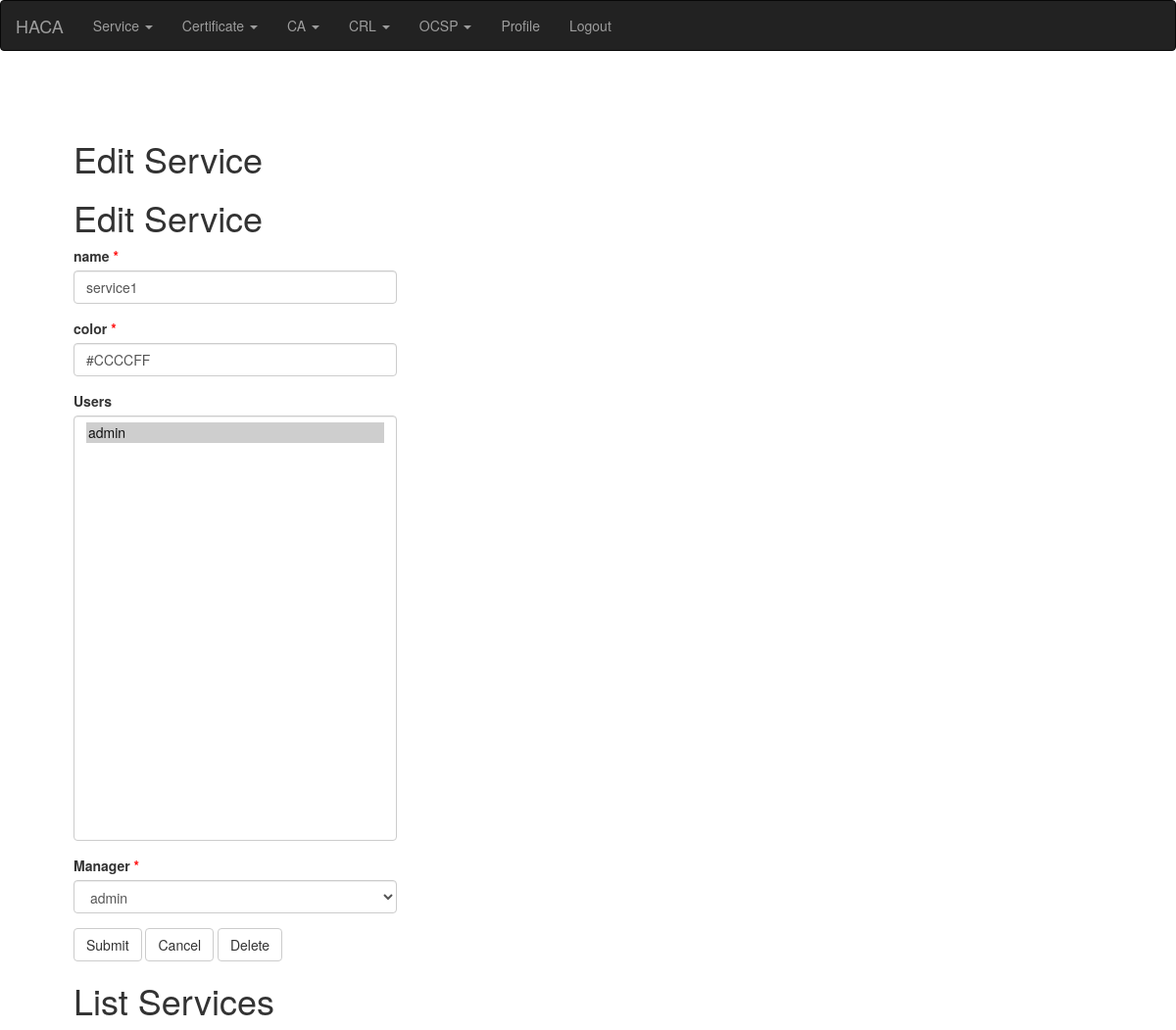
Page /service/edit?name=service1 (signed in) on the committed database.
### app/main/models.py (models this page shows, shortened)
class PaginatedAPIMixin(object):
    @staticmethod
    def to_collection_dict(query, page, per_page, endpoint, **kwargs):
        resources = query.paginate(page, per_page, False)
        print("page: %s per_page: %s endpoint %s" % (page, per_page, endpoint))
        data = {
            'items': [item.to_dict() for item in resources.items],
            '_meta': {
                'page': page,
                'per_page': per_page,
                'total_pages': resources.pages,
                'total_items': resources.total
            },
            '_links': {
                'self': url_for(endpoint, id=id, page=page, per_page=per_page,
                                **kwargs),
                'next': url_for(endpoint, id=id, page=page + 1, per_page=per_page,
                                **kwargs) if resources.has_next else None,
                'prev': url_for(endpoint, id=id, page=page - 1, per_page=per_page,
                                **kwargs) if resources.has_prev else None
            }
        }
        return data

class Service(PaginatedAPIMixin, db.Model):
    __tablename__ = "service"
    __searchable__ = ['name']
    id = db.Column(db.Integer, primary_key=True)
    name = db.Column(db.String(140), unique=True)
    updated = db.Column(db.DateTime, index=True, default=datetime.utcnow)
    color = db.Column(db.String(140))
    users = db.relationship('User', secondary=service_user)
    manager = db.relationship('User', foreign_keys='Service.manager_id')
    manager_id = db.Column(db.Integer, db.ForeignKey('user.id'))

### app/main/routes.py (the view)
@bp.route('/service/edit', methods=['GET', 'POST'])
@login_required
def service_edit():
    if 'cancel' in request.form:
        return redirect(request.referrer)
    servicename = request.args.get('name')
    service = Service.query.filter_by(name=servicename).first()
    if service is None:
        render_template('service.html', title=_('Service is not defined'))
    form = ServiceForm(formdata=request.form, obj=service)
    if request.method == 'POST' and form.validate_on_submit():
        service.users = []
        for u in form.users.data:
            user = User.query.filter_by(id=u).first()
            print("Adding: User: %s to: %s" % (user.username, service.name))
            service.users.append(user)
        service.manager = User.query.filter_by(id=form.manager.data).first()
        service.name = form.name.data
        service.color = form.color.data
        db.session.commit()
        flash(_('Your changes have been saved.'))
        return redirect(url_for('main.service_list'))
    else:
        pre_selected_users = [(su.id) for su in service.users]
        form = ServiceForm(users=pre_selected_users)
        form.manager.data = service.manager_id
        form.name.data = service.name
        form.color.data = service.color
        return render_template('service.html', title=_('Edit Service'),
                               form=form)

### app/main/forms.py
class ServiceForm(FlaskForm):
    name = StringField(_l('name'), validators=[DataRequired()])
    color = StringField(_l('color'), validators=[DataRequired()])
    users = SelectMultipleField(_l('Users'), coerce=int, render_kw={"size": 20})
    manager = SelectField(_l('Manager'), validators=[DataRequired()], coerce=int)
    submit = SubmitField(_l('Submit'))
    cancel = SubmitField(_l('Cancel'))
    delete = SubmitField(_l('Delete'))
    def __init__(self, *args, **kwargs):
        super().__init__(*args, **kwargs)
        self.users.choices = [(u.id, u.username) for u in User.query.order_by(User.username).all()]
        self.manager.choices = [(u.id, u.username) for u in User.query.order_by(User.username).all()]

### app/main/models.py (called while the page is built)
@login.user_loader
def load_user(id):
    print(f'regular user loaded for login userid: {id}')
    return User.query.get(int(id))

### app/main/routes.py (called while the page is built)
@bp.before_app_request
def before_request():
    if current_user.is_authenticated:
        current_user.last_seen = datetime.utcnow()
        db.session.commit()
    g.locale = str(get_locale())

### app/templates/service.html (shortened to what this page needs)
{% extends "base.html" %}
{% import 'bootstrap/wtf.html' as wtf %}
{% block app_content %}
    <h1>{{ title }}</h1>
    {% if form %}
    <div class="row">
        <div class="col-md-4">
            {{ wtf.quick_form(form) }}
        </div>
    </div>
    {% endif %}
    <h1>{{ _('List Services') }}</h1>
{% endblock %}

### app/static/styles/custom.css (style rules this page uses)
div.required label:after { content: " *"; color: red; }

### rows in the picture
Service: name "service1", color "#CCCCFF", manager "admin"

### other values in the picture
{{ title }} "Edit Service"
